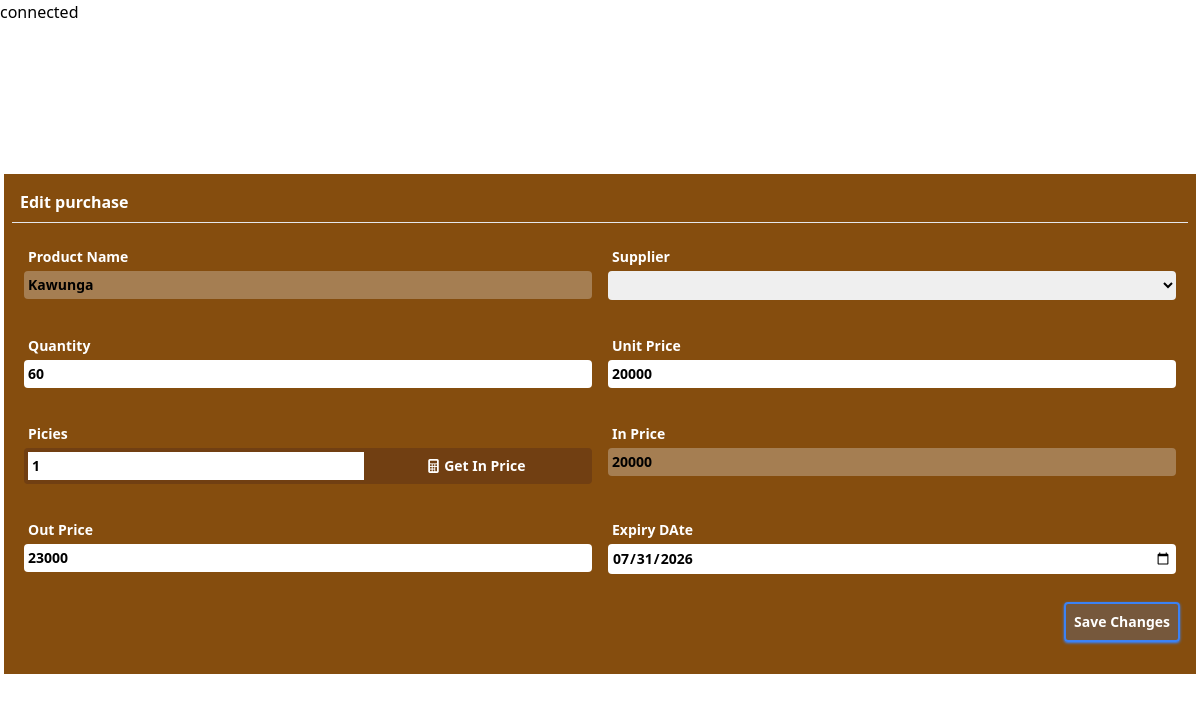
The page /pages/edit_purchase_order.php?porder=8 on the database its author committed.
### tables this page shows
CREATE TABLE `item` (
  `id` int(11) NOT NULL,
  `item_name` text NOT NULL,
  `in_price` double NOT NULL,
  `out_price` double NOT NULL,
  `quantity` double NOT NULL,
  `item_supliyer` int(11) NOT NULL,
  `reg_date` datetime NOT NULL DEFAULT current_timestamp(),
  `pcs` double NOT NULL DEFAULT 1,
  `business` int(11) NOT NULL,
  `expiry_date` date DEFAULT NULL,
  `profit` double NOT NULL
);

CREATE TABLE `purchase_orders` (
  `pord_id` int(11) NOT NULL,
  `business` int(11) NOT NULL,
  `supplier` int(11) NOT NULL,
  `item` int(11) NOT NULL,
  `p_quantity` float NOT NULL,
  `pin_Price` double NOT NULL,
  `pout_price` double NOT NULL,
  `purchase_date` datetime NOT NULL DEFAULT current_timestamp(),
  `expiry_date` date DEFAULT NULL,
  `status` int(11) NOT NULL DEFAULT 0,
  `picies` float NOT NULL
);

### pages/edit_purchase_order.php (the view, shortened to what this page needs)
<?php
include("connection.php");
$supplier=$_SESSION['supplier'];
$porder=$_GET['porder'];
$select_supplier=$conn->prepare("SELECT * FROM supplier where sp_id=?");
$select_supplier->bind_param("i",$supplier);
$select_supplier->execute();
$a_sp=$select_supplier->get_result();
$sp=$a_sp->fetch_assoc();
$select_purchase_order=$conn->prepare("SELECT * FROM purchase_orders where pord_id=?");
$select_purchase_order->bind_param("i",$porder);
$select_purchase_order->execute();
$poredr_result=$select_purchase_order->get_result();
$po=$poredr_result->fetch_assoc();
$item=$po['item'];
$select_item=$conn->prepare("SELECT * FROM item where id=?");
$select_item->bind_param("i",$item);
$select_item->execute();
$a_item=$select_item->get_result();
$it=$a_item->fetch_assoc();
?>
<!DOCTYPE html>
<html lang="en">
<head>
    <script src="../plugins/css/tailwindcss.js"></script>
    <link rel="stylesheet" href="../plugins/icons/bootstrap-icons.css">
</head>
<body>
    <div class="container-fluid p-1 w-full h-[100%] flex">
        <div class="conatiner bg-yellow-800 p-2 rounder w-[100%] m-auto">
            <form action="" method="post">
                <h1 class="text-white font-bold p-2">Edit purchase</h1>
                <hr class="text-white">
                <div class="row flex-column md:flex w-full p-1 my-2 justify-between">
                    <div class="col p-2 w-full md:w-1/2">
                        <label for="" class="block p-1 text-sm text-white font-bold">Product Name</label>
                        <input type="text" required name="pname" id="" disabled value="<?php echo htmlspecialchars($it['item_name']) ?>"
                            class="w-full p-1 rounded outline-0 focus:outline-blue-500 text-sm font-bold">
                    </div>
                    <div class="col p-2 w-full md:w-1/2">
                        <label for="" class="block p-1 text-sm text-white font-bold">Supplier</label>
                        <select required name="supplier" id=""
                            class="w-full p-1 rounded outline-0 focus:outline-blue-500 text-sm font-bold">
                            <option value="<?php echo $sp['sp_id'] ?>"><?php echo htmlspecialchars($sp['name']) ?></option>
                            </select>
                    </div>
                </div>
                <div class="row flex-column md:flex w-full p-1 my-2 justify-between ">
                    <div class="col p-2 w-full md:w-1/2">
                        <label for="" class="block p-1 text-sm text-white font-bold">Quantity</label>
                        <input type="text" required name="pstock" value="<?php echo htmlspecialchars($po['p_quantity']/$po['picies']) ?>"
                            class="w-full p-1 rounded outline-0 focus:outline-blue-500 text-sm font-bold">
                    </div>
                    <div class="col p-2 w-full md:w-1/2">
                        <label for="" class="block p-1 text-sm text-white font-bold">Unit Price</label>
                        <input type="text" required name="unitprice" id="unit_price" value="<?php echo htmlspecialchars($po['pin_Price']*$po['picies']) ?>"
                            class="w-full p-1 rounded outline-0 focus:outline-blue-500 text-sm font-bold">
                    </div>
                </div>
                <div class="row flex-column md:flex w-full p-1 my-2 justify-between ">
                    <div class="col p-2 w-full md:w-1/2">
                        <label for="" class="block p-1 text-sm text-white font-bold">Picies</label>
                        <div class="flex border border-4 border-yellow-900 rounded w-full">
                            <input type="number" required name="picies" value="<?php echo htmlspecialchars($po['picies']) ?>" id="picie"
                                class="w-[60%] p-1 outline-0 focus:outline-none text-sm font-bold">
                            <div id="get" title="click to Get in Price Automaticaly"
                                class="text-sm text-center text-white p-auto w-[40%] font-bold bg-yellow-900 p-1 cursor-pointer">
                                <i class="bi bi-calculator-fill"></i> Get In Price</div>
                        </div>
                    </div>
                    <div class="col p-2 w-full md:w-1/2">
                        <label for="" class="block p-1 text-sm text-white font-bold">In Price</label>
                        <input type="number" disabled required id="in_price" name="inprice" value="<?php echo htmlspecialchars($po['pin_Price']) ?>"
                            class="w-full p-1 rounded outline-0 focus:outline-blue-500 text-sm font-bold">
                    </div>
                </div>
                <div class="row flex-column md:flex w-full p-1 my-2 justify-between ">
                    <div class="col p-2 w-full md:w-1/2">
                        <label for="" class="block p-1 text-sm text-white font-bold">Out Price</label>
                        <input type="number" required name="outprice" id="" value="<?php echo htmlspecialchars($po['pout_price']) ?>"
                            class="w-full p-1 rounded outline-0 focus:outline-blue-500 text-sm font-bold">
                    </div>
                    <div class="col p-2 w-full md:w-1/2">
                        <label for="" class="block p-1 text-sm text-white font-bold">Expiry DAte</label>
                        <input type="date" required name="expiry" id="" value="<?php echo htmlspecialchars($po['expiry_date']) ?>"
                            class="w-full p-1 rounded outline-0 focus:outline-blue-500 text-sm font-bold">
                    </div>
                </div>
                <div class="flex p-2 justify-end">
                    <button name="save" class="p-2 text-white text-sm rounded shadow shadow-blue-500 border border-2 bg-blue-500/20 border-blue-500 font-bold"> Save Changes</button>
                </div>
            </form>
        </div>
    </div>
</body>
</html>

### rows shown on the page
item: pname "Kawunga"
purchase_orders: pstock "60", unitprice "20000", picies "1", inprice "20000", outprice "23000", expiry "07/31/2026"
